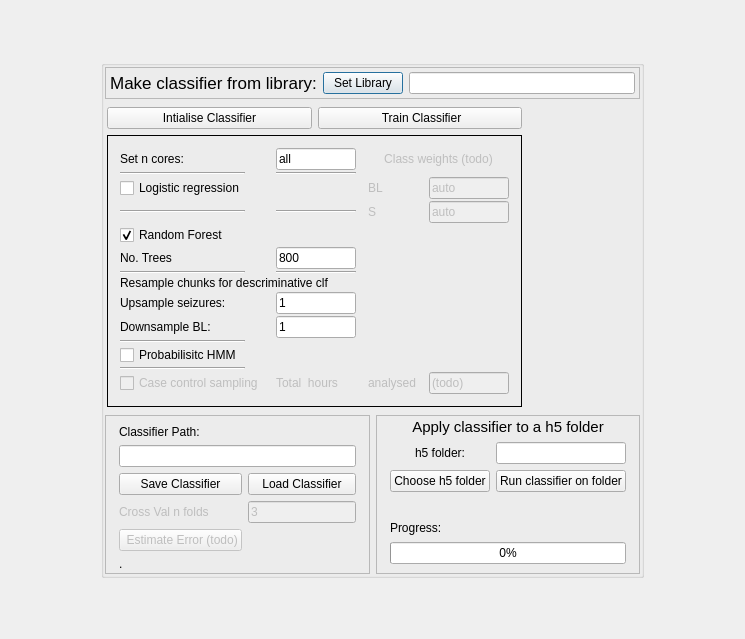
<?xml version="1.0" encoding="UTF-8"?>
<ui version="4.0">
 <class>ClfManagement</class>
 <widget class="QDialog" name="ClfManagement">
  <property name="geometry">
   <rect>
    <x>0</x>
    <y>0</y>
    <width>745</width>
    <height>639</height>
   </rect>
  </property>
  <property name="sizePolicy">
   <sizepolicy hsizetype="Fixed" vsizetype="Fixed">
    <horstretch>0</horstretch>
    <verstretch>0</verstretch>
   </sizepolicy>
  </property>
  <property name="maximumSize">
   <size>
    <width>745</width>
    <height>639</height>
   </size>
  </property>
  <property name="windowTitle">
   <string>Dialog</string>
  </property>
  <property name="sizeGripEnabled">
   <bool>false</bool>
  </property>
  <layout class="QGridLayout" name="gridLayout_7">
   <property name="leftMargin">
    <number>4</number>
   </property>
   <property name="topMargin">
    <number>4</number>
   </property>
   <property name="rightMargin">
    <number>4</number>
   </property>
   <property name="bottomMargin">
    <number>4</number>
   </property>
   <item row="0" column="0">
    <widget class="QGroupBox" name="groupBox">
     <property name="sizePolicy">
      <sizepolicy hsizetype="Fixed" vsizetype="Fixed">
       <horstretch>0</horstretch>
       <verstretch>0</verstretch>
      </sizepolicy>
     </property>
     <layout class="QGridLayout" name="gridLayout_6">
      <property name="leftMargin">
       <number>1</number>
      </property>
      <property name="topMargin">
       <number>1</number>
      </property>
      <property name="rightMargin">
       <number>1</number>
      </property>
      <property name="bottomMargin">
       <number>1</number>
      </property>
      <property name="horizontalSpacing">
       <number>9</number>
      </property>
      <item row="0" column="0">
       <widget class="QFrame" name="frame_4">
        <property name="maximumSize">
         <size>
          <width>16777215</width>
          <height>62</height>
         </size>
        </property>
        <property name="frameShape">
         <enum>QFrame::StyledPanel</enum>
        </property>
        <property name="frameShadow">
         <enum>QFrame::Raised</enum>
        </property>
        <layout class="QGridLayout" name="gridLayout_4">
         <property name="leftMargin">
          <number>4</number>
         </property>
         <property name="topMargin">
          <number>4</number>
         </property>
         <property name="rightMargin">
          <number>4</number>
         </property>
         <property name="bottomMargin">
          <number>4</number>
         </property>
         <item row="0" column="0">
          <widget class="QLabel" name="label_5">
           <property name="font">
            <font>
             <pointsize>13</pointsize>
             <weight>50</weight>
             <bold>false</bold>
            </font>
           </property>
           <property name="text">
            <string>Make classifier from library:</string>
           </property>
           <property name="alignment">
            <set>Qt::AlignCenter</set>
           </property>
           <property name="indent">
            <number>-1</number>
           </property>
          </widget>
         </item>
         <item row="0" column="1">
          <widget class="QPushButton" name="set_library">
           <property name="font">
            <font>
             <italic>false</italic>
            </font>
           </property>
           <property name="text">
            <string>Set Library</string>
           </property>
          </widget>
         </item>
         <item row="0" column="2">
          <widget class="QLineEdit" name="library_path_display">
           <property name="minimumSize">
            <size>
             <width>0</width>
             <height>0</height>
            </size>
           </property>
           <property name="readOnly">
            <bool>true</bool>
           </property>
          </widget>
         </item>
        </layout>
       </widget>
      </item>
      <item row="2" column="0">
       <widget class="QWidget" name="widget_6" native="true">
        <layout class="QHBoxLayout" name="horizontalLayout">
         <property name="leftMargin">
          <number>0</number>
         </property>
         <property name="topMargin">
          <number>0</number>
         </property>
         <property name="rightMargin">
          <number>0</number>
         </property>
         <property name="bottomMargin">
          <number>0</number>
         </property>
         <item>
          <widget class="QFrame" name="frame_2">
           <property name="frameShape">
            <enum>QFrame::StyledPanel</enum>
           </property>
           <layout class="QGridLayout" name="gridLayout_8">
            <property name="leftMargin">
             <number>13</number>
            </property>
            <property name="topMargin">
             <number>9</number>
            </property>
            <property name="rightMargin">
             <number>13</number>
            </property>
            <property name="bottomMargin">
             <number>2</number>
            </property>
            <item row="0" column="0" colspan="2">
             <widget class="QLabel" name="label_2">
              <property name="text">
               <string>Classifier Path:</string>
              </property>
             </widget>
            </item>
            <item row="1" column="0" colspan="2">
             <widget class="QLineEdit" name="clf_path_display">
              <property name="readOnly">
               <bool>true</bool>
              </property>
             </widget>
            </item>
            <item row="2" column="0">
             <widget class="QPushButton" name="save_classifier">
              <property name="text">
               <string>Save Classifier</string>
              </property>
             </widget>
            </item>
            <item row="2" column="1">
             <widget class="QPushButton" name="load_classifier">
              <property name="text">
               <string>Load Classifier</string>
              </property>
             </widget>
            </item>
            <item row="3" column="0">
             <widget class="QLabel" name="label_4">
              <property name="enabled">
               <bool>false</bool>
              </property>
              <property name="text">
               <string>Cross Val n folds</string>
              </property>
             </widget>
            </item>
            <item row="3" column="1">
             <widget class="QLineEdit" name="cv_nfolds">
              <property name="enabled">
               <bool>false</bool>
              </property>
              <property name="text">
               <string>3</string>
              </property>
             </widget>
            </item>
            <item row="4" column="0">
             <widget class="QPushButton" name="estimate_error">
              <property name="enabled">
               <bool>false</bool>
              </property>
              <property name="text">
               <string> Estimate Error (todo)</string>
              </property>
             </widget>
            </item>
            <item row="5" column="0" colspan="2">
             <widget class="QLabel" name="error_label">
              <property name="text">
               <string>.</string>
              </property>
             </widget>
            </item>
           </layout>
           <zorder>load_classifier</zorder>
           <zorder>label_2</zorder>
           <zorder>save_classifier</zorder>
           <zorder>estimate_error</zorder>
           <zorder>clf_path_display</zorder>
           <zorder>label_4</zorder>
           <zorder>cv_nfolds</zorder>
           <zorder>error_label</zorder>
          </widget>
         </item>
         <item>
          <widget class="QFrame" name="frame_3">
           <property name="frameShape">
            <enum>QFrame::StyledPanel</enum>
           </property>
           <layout class="QGridLayout" name="gridLayout_5">
            <property name="leftMargin">
             <number>13</number>
            </property>
            <property name="topMargin">
             <number>2</number>
            </property>
            <property name="rightMargin">
             <number>13</number>
            </property>
            <property name="bottomMargin">
             <number>9</number>
            </property>
            <item row="7" column="0" colspan="2">
             <widget class="QLabel" name="progressBar_lable_above1">
              <property name="text">
               <string>Progress:</string>
              </property>
             </widget>
            </item>
            <item row="5" column="1">
             <widget class="QPushButton" name="run_clf_on_folder">
              <property name="text">
               <string>Run classifier on folder</string>
              </property>
             </widget>
            </item>
            <item row="6" column="0">
             <widget class="QLabel" name="progressBar_label_above2">
              <property name="text">
               <string/>
              </property>
             </widget>
            </item>
            <item row="6" column="1">
             <widget class="QLabel" name="progressBar_label_below">
              <property name="text">
               <string/>
              </property>
             </widget>
            </item>
            <item row="5" column="0">
             <widget class="QPushButton" name="set_h5_folder">
              <property name="text">
               <string>Choose h5 folder</string>
              </property>
             </widget>
            </item>
            <item row="8" column="0" colspan="2">
             <widget class="QProgressBar" name="progressBar">
              <property name="value">
               <number>0</number>
              </property>
             </widget>
            </item>
            <item row="0" column="0" colspan="2">
             <widget class="QLabel" name="label_6">
              <property name="font">
               <font>
                <pointsize>11</pointsize>
                <weight>50</weight>
                <bold>false</bold>
               </font>
              </property>
              <property name="text">
               <string>Apply classifier to a h5 folder</string>
              </property>
              <property name="alignment">
               <set>Qt::AlignCenter</set>
              </property>
              <property name="indent">
               <number>-1</number>
              </property>
             </widget>
            </item>
            <item row="4" column="0">
             <widget class="QLabel" name="label_3">
              <property name="text">
               <string>h5 folder:</string>
              </property>
              <property name="alignment">
               <set>Qt::AlignCenter</set>
              </property>
             </widget>
            </item>
            <item row="4" column="1">
             <widget class="QLineEdit" name="h5_folder_display">
              <property name="readOnly">
               <bool>true</bool>
              </property>
             </widget>
            </item>
           </layout>
          </widget>
         </item>
        </layout>
       </widget>
      </item>
      <item row="1" column="0">
       <widget class="QFrame" name="frame_4">
        <property name="frameShape">
         <enum>QFrame::NoFrame</enum>
        </property>
        <layout class="QFormLayout" name="formLayout">
         <property name="horizontalSpacing">
          <number>9</number>
         </property>
         <property name="verticalSpacing">
          <number>0</number>
         </property>
         <property name="leftMargin">
          <number>0</number>
         </property>
         <property name="topMargin">
          <number>0</number>
         </property>
         <property name="rightMargin">
          <number>0</number>
         </property>
         <property name="bottomMargin">
          <number>0</number>
         </property>
         <item row="0" column="0">
          <widget class="QWidget" name="widget" native="true">
           <layout class="QGridLayout" name="gridLayout_3">
            <property name="leftMargin">
             <number>2</number>
            </property>
            <property name="topMargin">
             <number>2</number>
            </property>
            <property name="rightMargin">
             <number>2</number>
            </property>
            <property name="bottomMargin">
             <number>2</number>
            </property>
            <item row="0" column="0">
             <widget class="QPushButton" name="make_classifier">
              <property name="text">
               <string>Intialise Classifier</string>
              </property>
             </widget>
            </item>
            <item row="0" column="1">
             <widget class="QPushButton" name="train_clf">
              <property name="text">
               <string> Train Classifier</string>
              </property>
             </widget>
            </item>
            <item row="1" column="0" colspan="2">
             <widget class="QFrame" name="frame">
              <property name="frameShape">
               <enum>QFrame::Box</enum>
              </property>
              <property name="frameShadow">
               <enum>QFrame::Plain</enum>
              </property>
              <layout class="QGridLayout" name="gridLayout">
               <property name="leftMargin">
                <number>12</number>
               </property>
               <property name="topMargin">
                <number>12</number>
               </property>
               <property name="rightMargin">
                <number>12</number>
               </property>
               <property name="bottomMargin">
                <number>12</number>
               </property>
               <property name="horizontalSpacing">
                <number>12</number>
               </property>
               <property name="verticalSpacing">
                <number>2</number>
               </property>
               <item row="20" column="2">
                <widget class="QLabel" name="label_15">
                 <property name="enabled">
                  <bool>false</bool>
                 </property>
                 <property name="text">
                  <string>Total  hours</string>
                 </property>
                </widget>
               </item>
               <item row="20" column="3">
                <widget class="QLabel" name="label_16">
                 <property name="enabled">
                  <bool>false</bool>
                 </property>
                 <property name="text">
                  <string>analysed</string>
                 </property>
                </widget>
               </item>
               <item row="0" column="0">
                <widget class="QLabel" name="label_8">
                 <property name="text">
                  <string>Set n cores:</string>
                 </property>
                </widget>
               </item>
               <item row="20" column="0" colspan="2">
                <widget class="QCheckBox" name="cc_sampling_box">
                 <property name="enabled">
                  <bool>false</bool>
                 </property>
                 <property name="text">
                  <string>Case control sampling</string>
                 </property>
                </widget>
               </item>
               <item row="8" column="2">
                <widget class="QLineEdit" name="n_trees">
                 <property name="maximumSize">
                  <size>
                   <width>80</width>
                   <height>16777215</height>
                  </size>
                 </property>
                 <property name="text">
                  <string>800</string>
                 </property>
                </widget>
               </item>
               <item row="0" column="3" colspan="2">
                <widget class="QLabel" name="label_11">
                 <property name="enabled">
                  <bool>false</bool>
                 </property>
                 <property name="text">
                  <string>Class weights (todo)</string>
                 </property>
                 <property name="alignment">
                  <set>Qt::AlignCenter</set>
                 </property>
                </widget>
               </item>
               <item row="18" column="0">
                <widget class="QCheckBox" name="probabilistic_hmm_box">
                 <property name="text">
                  <string>Probabilisitc HMM </string>
                 </property>
                </widget>
               </item>
               <item row="20" column="4">
                <widget class="QLineEdit" name="cc_total_hours">
                 <property name="enabled">
                  <bool>false</bool>
                 </property>
                 <property name="maximumSize">
                  <size>
                   <width>80</width>
                   <height>16777215</height>
                  </size>
                 </property>
                 <property name="text">
                  <string>(todo)</string>
                 </property>
                </widget>
               </item>
               <item row="16" column="0">
                <widget class="Line" name="line_9">
                 <property name="orientation">
                  <enum>Qt::Horizontal</enum>
                 </property>
                </widget>
               </item>
               <item row="1" column="2">
                <widget class="Line" name="line_7">
                 <property name="orientation">
                  <enum>Qt::Horizontal</enum>
                 </property>
                </widget>
               </item>
               <item row="1" column="0">
                <widget class="Line" name="line_6">
                 <property name="orientation">
                  <enum>Qt::Horizontal</enum>
                 </property>
                </widget>
               </item>
               <item row="2" column="0">
                <widget class="QCheckBox" name="lg_box">
                 <property name="text">
                  <string>Logistic regression</string>
                 </property>
                </widget>
               </item>
               <item row="14" column="0">
                <widget class="QLabel" name="label_10">
                 <property name="text">
                  <string>Upsample seizures:</string>
                 </property>
                </widget>
               </item>
               <item row="3" column="0">
                <widget class="Line" name="line">
                 <property name="orientation">
                  <enum>Qt::Horizontal</enum>
                 </property>
                </widget>
               </item>
               <item row="7" column="0" colspan="2">
                <widget class="QCheckBox" name="rf_box">
                 <property name="enabled">
                  <bool>true</bool>
                 </property>
                 <property name="text">
                  <string>Random Forest</string>
                 </property>
                 <property name="checked">
                  <bool>true</bool>
                 </property>
                 <property name="autoExclusive">
                  <bool>false</bool>
                 </property>
                </widget>
               </item>
               <item row="9" column="2">
                <widget class="Line" name="line_5">
                 <property name="orientation">
                  <enum>Qt::Horizontal</enum>
                 </property>
                </widget>
               </item>
               <item row="3" column="2">
                <widget class="Line" name="line_3">
                 <property name="orientation">
                  <enum>Qt::Horizontal</enum>
                 </property>
                </widget>
               </item>
               <item row="19" column="0">
                <widget class="Line" name="line_8">
                 <property name="orientation">
                  <enum>Qt::Horizontal</enum>
                 </property>
                </widget>
               </item>
               <item row="0" column="2">
                <widget class="QLineEdit" name="n_cores">
                 <property name="maximumSize">
                  <size>
                   <width>80</width>
                   <height>16777215</height>
                  </size>
                 </property>
                 <property name="text">
                  <string>all</string>
                 </property>
                </widget>
               </item>
               <item row="3" column="3">
                <widget class="QLabel" name="label_13">
                 <property name="enabled">
                  <bool>false</bool>
                 </property>
                 <property name="text">
                  <string>S</string>
                 </property>
                </widget>
               </item>
               <item row="15" column="2">
                <widget class="QLineEdit" name="downsample_bl">
                 <property name="maximumSize">
                  <size>
                   <width>80</width>
                   <height>16777215</height>
                  </size>
                 </property>
                 <property name="text">
                  <string>1</string>
                 </property>
                </widget>
               </item>
               <item row="2" column="3">
                <widget class="QLabel" name="label_12">
                 <property name="enabled">
                  <bool>false</bool>
                 </property>
                 <property name="text">
                  <string>BL</string>
                 </property>
                </widget>
               </item>
               <item row="3" column="4">
                <widget class="QLineEdit" name="s_weight">
                 <property name="enabled">
                  <bool>false</bool>
                 </property>
                 <property name="maximumSize">
                  <size>
                   <width>80</width>
                   <height>16777215</height>
                  </size>
                 </property>
                 <property name="text">
                  <string>auto</string>
                 </property>
                </widget>
               </item>
               <item row="8" column="0" colspan="2">
                <widget class="QLabel" name="label_14">
                 <property name="text">
                  <string>No. Trees</string>
                 </property>
                </widget>
               </item>
               <item row="9" column="0">
                <widget class="Line" name="line_4">
                 <property name="orientation">
                  <enum>Qt::Horizontal</enum>
                 </property>
                </widget>
               </item>
               <item row="15" column="0">
                <widget class="QLabel" name="label_9">
                 <property name="text">
                  <string>Downsample BL:</string>
                 </property>
                </widget>
               </item>
               <item row="14" column="2">
                <widget class="QLineEdit" name="upsample_s_factor">
                 <property name="maximumSize">
                  <size>
                   <width>80</width>
                   <height>16777215</height>
                  </size>
                 </property>
                 <property name="text">
                  <string>1</string>
                 </property>
                </widget>
               </item>
               <item row="10" column="0" colspan="3">
                <widget class="QLabel" name="label_7">
                 <property name="text">
                  <string>Resample chunks for descriminative clf</string>
                 </property>
                </widget>
               </item>
               <item row="2" column="4">
                <widget class="QLineEdit" name="BL_weight">
                 <property name="enabled">
                  <bool>false</bool>
                 </property>
                 <property name="maximumSize">
                  <size>
                   <width>80</width>
                   <height>16777215</height>
                  </size>
                 </property>
                 <property name="text">
                  <string>auto</string>
                 </property>
                </widget>
               </item>
              </layout>
              <zorder>n_trees</zorder>
              <zorder>label_8</zorder>
              <zorder>label_14</zorder>
              <zorder>n_cores</zorder>
              <zorder>label_7</zorder>
              <zorder>label_9</zorder>
              <zorder>label_10</zorder>
              <zorder>upsample_s_factor</zorder>
              <zorder>downsample_bl</zorder>
              <zorder>label_11</zorder>
              <zorder>rf_box</zorder>
              <zorder>lg_box</zorder>
              <zorder>BL_weight</zorder>
              <zorder>label_12</zorder>
              <zorder>s_weight</zorder>
              <zorder>label_13</zorder>
              <zorder>line_4</zorder>
              <zorder>line_5</zorder>
              <zorder>line_6</zorder>
              <zorder>line_7</zorder>
              <zorder>cc_sampling_box</zorder>
              <zorder>label_15</zorder>
              <zorder>label_16</zorder>
              <zorder>cc_total_hours</zorder>
              <zorder>line_9</zorder>
              <zorder>probabilistic_hmm_box</zorder>
              <zorder>line_8</zorder>
              <zorder>line</zorder>
              <zorder>line_3</zorder>
             </widget>
            </item>
           </layout>
          </widget>
         </item>
         <item row="0" column="1">
          <layout class="QGridLayout" name="gridLayout_2">
           <item row="1" column="0">
            <widget class="QLabel" name="label_n_seizures">
             <property name="text">
              <string/>
             </property>
            </widget>
           </item>
           <item row="2" column="0">
            <widget class="QLabel" name="label_resampled_numbers">
             <property name="text">
              <string/>
             </property>
            </widget>
           </item>
           <item row="0" column="0">
            <widget class="QLabel" name="label_n_baseline">
             <property name="text">
              <string/>
             </property>
            </widget>
           </item>
          </layout>
         </item>
        </layout>
       </widget>
      </item>
     </layout>
     <zorder>widget_6</zorder>
     <zorder>frame_4</zorder>
     <zorder>frame_4</zorder>
    </widget>
   </item>
  </layout>
 </widget>
 <resources/>
 <connections/>
</ui>
